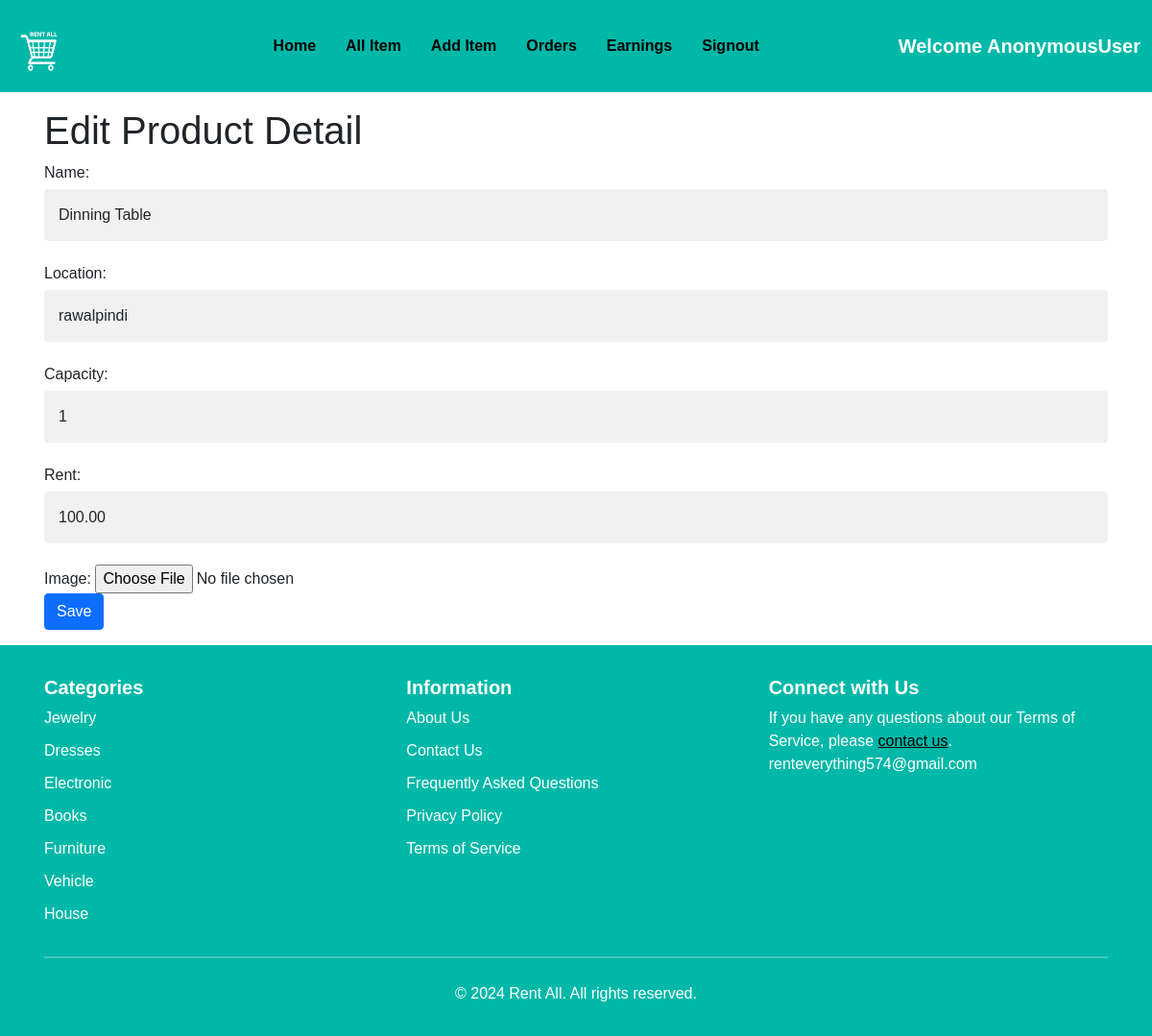
Page /edit_car/13/ on the committed database.
### home/models.py (models this page shows, shortened)
class Car(models.Model):
    CATEGORY_CHOICES = [
        ('jewelry', 'Jewelry'),
        ('books', 'Books'),
        ('furniture', 'Furniture'),
        ('electronics', 'Electronics'),
        ('dresses', 'Dresses'),
        ('house', 'House'),
        ('vehicle', 'Vehicle'),
    ]
    name = models.CharField(max_length=255)
    location = models.CharField(max_length=255)
    image = models.ImageField(upload_to='images/')
    capacity = models.IntegerField()
    rent = models.DecimalField(max_digits=10, decimal_places=2)
    category = models.CharField(max_length=50, choices=CATEGORY_CHOICES, default='jewelry')
    car_dealer = models.ForeignKey(CarDealer, on_delete=models.CASCADE)
    is_available = models.BooleanField(default=True)  # Add this line

### home/views.py (the view)
# urls.py: path('edit_car/<int:car_id>/', views.edit_car, name='edit_car'),
def edit_car(request, car_id):
    car = get_object_or_404(Car, id=car_id)
    if request.method == "POST":
        car.name = request.POST['car_name']
        car.location = request.POST['location']
        car.capacity = request.POST['capacity']
        car.rent = request.POST['rent']
        if 'image' in request.FILES:
            car.image = request.FILES['image']
        car.save()
        alert = True
        return render(request, "edit_car.html", {'alert': alert, 'car': car})
    else:
        return render(request, "edit_car.html", {'car': car})

### home/templates/edit_car.html (shortened to what this page needs)
{% extends 'car_dealer_navbar.html' %}
{% block body %}
<div class="container">
    <h1>Edit Product Detail</h1>
    <form method="post" enctype="multipart/form-data">
        <div class="form-group">
            <label for="car_name"> Name:</label>
            <input type="text" class="form-control" id="car_name" name="car_name" value="{{ car.name }}">
        </div>
        <div class="form-group">
            <label for="location">Location:</label>
            <input type="text" class="form-control" id="location" name="location" value="{{ car.location }}">
        </div>
        <div class="form-group">
            <label for="capacity">Capacity:</label>
            <input type="text" class="form-control" id="capacity" name="capacity" value="{{ car.capacity }}">
        </div>
        <div class="form-group">
            <label for="rent">Rent:</label>
            <input type="text" class="form-control" id="rent" name="rent" value="{{ car.rent }}">
        </div>
        <div class="form-group">
            <label for="image">Image:</label>
            <input type="file" class="form-control-file" id="image" name="image">
        </div>
        <button type="submit" class="btn btn-primary">Save</button>
    </form>
</div>
{% endblock %}

### home/templates/car_dealer_navbar.html (style rules this page uses)
body { font-family: Arial, Helvetica, sans-serif; background-color: #ffffff; }
* { box-sizing: border-box; }
input[type=text], input[type=password] { width: 100%; padding: 15px; margin: 5px 0 22px 0; display: inline-block; border: none; background: #f1f1f1; }
.container { padding: 16px; }

### home/templates/footer.html (style rules this page uses)
body { font-family: Arial, Helvetica, sans-serif; background-color: #ffffff; }
* { box-sizing: border-box; }
input[type=text], input[type=password] { width: 100%; padding: 15px; margin: 5px 0 22px 0; display: inline-block; border: none; background: #f1f1f1; }
.container { padding: 16px; }

### rows in the picture
Car: car_name "Dinning Table", location "rawalpindi", capacity "1", rent "100.00"

### other values in the picture
{{ request.user }} "AnonymousUser"
